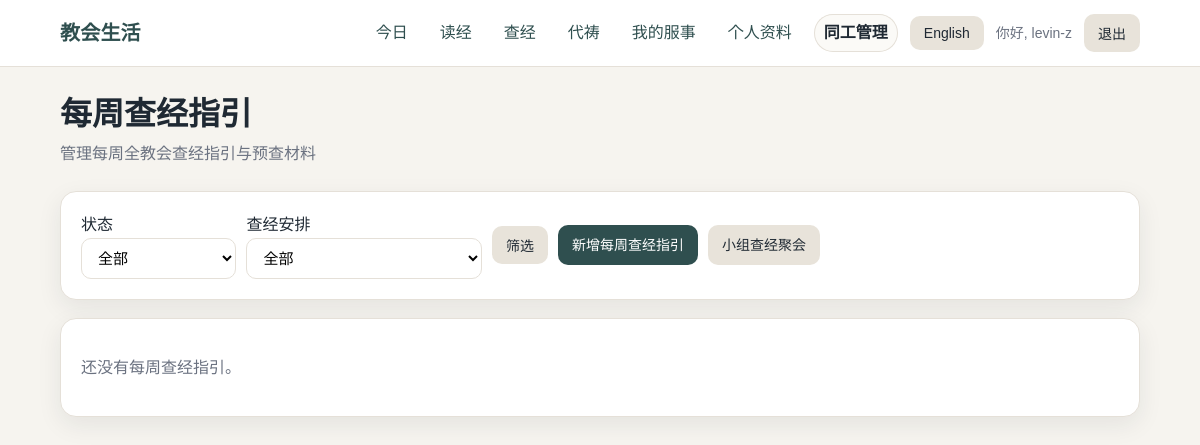
Page /studies/lessons/manage/ (signed in) on the earlier database version.
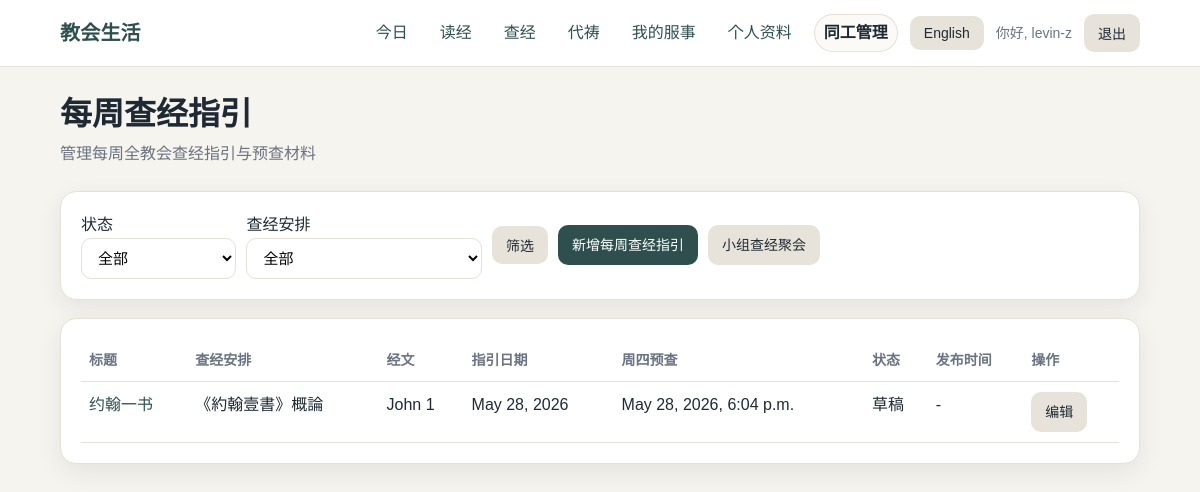
Same page on the later database version.
### accounts/models.py (models this page shows, shortened)
class Profile(models.Model):
    LANGUAGE_CHOICES = [
        ("zh", "中文"),
        ("en", "English"),
    ]
    user = models.OneToOneField(
        settings.AUTH_USER_MODEL,
        on_delete=models.CASCADE,
        related_name="profile",
    )
    small_group = models.ForeignKey(
        SmallGroup,
        on_delete=models.SET_NULL,
        null=True,
        blank=True,
        related_name="members",
    )
    preferred_language = models.CharField(
        max_length=2,
        choices=LANGUAGE_CHOICES,
        default="zh",
    )
    must_change_password = models.BooleanField(default=False)

### studies/models.py (models this page shows, shortened)
class BibleStudyLesson(models.Model):
    STATUS_DRAFT = "draft"
    STATUS_PUBLISHED = "published"
    STATUS_COMPLETED = "completed"
    STATUS_CANCELLED = "cancelled"
    STATUS_CHOICES = [
        (STATUS_DRAFT, "Draft"),
        (STATUS_PUBLISHED, "Published"),
        (STATUS_COMPLETED, "Completed"),
        (STATUS_CANCELLED, "Cancelled"),
    ]
    series = models.ForeignKey(
        BibleStudySeries,
        on_delete=models.CASCADE,
        related_name="lessons",
    )
    title = models.CharField(max_length=180)
    title_en = models.CharField(max_length=180, blank=True, default="")
    scripture_reference = models.CharField(max_length=180, blank=True, default="")
    lesson_date = models.DateField()
    prestudy_datetime = models.DateTimeField(null=True, blank=True)
    pastor_guide_body = models.TextField(blank=True, default="")
    pastor_guide_body_en = models.TextField(blank=True, default="")
    global_discussion_questions = models.TextField(blank=True, default="")
    global_discussion_questions_en = models.TextField(blank=True, default="")
    prestudy_notes = models.TextField(blank=True, default="")
    prestudy_notes_en = models.TextField(blank=True, default="")
    status = models.CharField(
        max_length=32,
        choices=STATUS_CHOICES,
        default=STATUS_DRAFT,
    )
    published_at = models.DateTimeField(null=True, blank=True)
    created_by = models.ForeignKey(
        settings.AUTH_USER_MODEL,
        on_delete=models.SET_NULL,
        null=True,
        blank=True,
        related_name="created_bible_study_lessons",
    )
    created_at = models.DateTimeField(auto_now_add=True)
    updated_at = models.DateTimeField(auto_now=True)
    class Meta:
        ordering = ["-lesson_date", "-prestudy_datetime"]
    def get_title(self, language="zh"):
        if language == "en" and self.title_en:
            return self.title_en
        return self.title

class BibleStudySeries(models.Model):
    SCOPE_GLOBAL = "global"
    SCOPE_MINISTRY_CONTEXT = "ministry_context"
    SCOPE_DISTRICT = "district"
    SCOPE_SMALL_GROUP = "small_group"
    SCOPE_CHOICES = [
        (SCOPE_GLOBAL, "Global"),
        (SCOPE_MINISTRY_CONTEXT, "Ministry Context"),
        (SCOPE_DISTRICT, "District"),
        (SCOPE_SMALL_GROUP, "Small Group"),
    ]
    STATUS_DRAFT = "draft"
    STATUS_PUBLISHED = "published"
    STATUS_COMPLETED = "completed"
    STATUS_CANCELLED = "cancelled"
    STATUS_CHOICES = [
        (STATUS_DRAFT, "Draft"),
        (STATUS_PUBLISHED, "Published"),
        (STATUS_COMPLETED, "Completed"),
        (STATUS_CANCELLED, "Cancelled"),
    ]
    title = models.CharField(max_length=160)
    title_en = models.CharField(max_length=160, blank=True, default="")
    description = models.TextField(blank=True, default="")
    description_en = models.TextField(blank=True, default="")
    start_date = models.DateField(null=True, blank=True)
    end_date = models.DateField(null=True, blank=True)
    status = models.CharField(
        max_length=32,
        choices=STATUS_CHOICES,
        default=STATUS_DRAFT,
    )
    published_at = models.DateTimeField(null=True, blank=True)
    created_by = models.ForeignKey(
        settings.AUTH_USER_MODEL,
        on_delete=models.SET_NULL,
        null=True,
        blank=True,
        related_name="created_bible_study_schedules",
    )
    scope_type = models.CharField(
        max_length=32,
        choices=SCOPE_CHOICES,
        default=SCOPE_GLOBAL,
    )
    ministry_context = models.ForeignKey(
        MinistryContext,
        on_delete=models.SET_NULL,
        null=True,
        blank=True,
        related_name="bible_study_series",
    )
    district = models.ForeignKey(
        District,
        on_delete=models.SET_NULL,
        null=True,
        blank=True,
        related_name="bible_study_schedules",
    )
    small_group = models.ForeignKey(
        SmallGroup,
        on_delete=models.SET_NULL,
        null=True,
        blank=True,
        related_name="bible_study_schedules",
    )
    is_active = models.BooleanField(default=True)
    created_at = models.DateTimeField(auto_now_add=True)
    updated_at = models.DateTimeField(auto_now=True)
    class Meta:
        ordering = ["title"]
    def get_title(self, language="zh"):
        if language == "en" and self.title_en:
            return self.title_en
        return self.title

### studies/views.py (the view)
@login_required
def bible_study_lesson_manage_list(request):
    language = get_user_language(request)
    if not can_manage_bible_studies(request.user):
        messages.error(request, study_ui_text(language, "no_permission"))
        return redirect("study_session_list")
    status = (request.GET.get("status") or "").strip()
    series_id = (request.GET.get("series") or "").strip()
    lessons = BibleStudyLesson.objects.select_related("series", "created_by")
    if status:
        lessons = lessons.filter(status=status)
    if series_id:
        lessons = lessons.filter(series_id=series_id)
    return render(
        request,
        "studies/bible_study_lesson_manage_list.html",
        {
            "lessons": lessons,
            "series_options": BibleStudySeries.objects.filter(
                is_active=True,
            ).order_by("title"),
            "status": status,
            "series_id": series_id,
            "status_choices": BibleStudyLesson.STATUS_CHOICES,
        },
    )

### templates/studies/bible_study_lesson_manage_list.html (shortened to what this page needs)
{% extends "base.html" %}
{% load study_extras %}
{% block content %}
<div class="page-header">
    <h1 class="page-title">{% if language == "zh" %}每周查经指引{% else %}Weekly Bible Study Guides{% endif %}</h1>
    <p class="page-subtitle">
        {% if language == "zh" %}管理每周全教会查经指引与预查材料{% else %}Manage weekly church-wide Bible Study guides and pre-study material{% endif %}
    </p>
</div>
<div class="card">
    <form method="get" class="actions">
        <label>
            {% if language == "zh" %}状态{% else %}Status{% endif %}
            <select name="status">
                <option value="">{% if language == "zh" %}全部{% else %}All{% endif %}</option>
            </select>
        </label>
        <label>
            {% if language == "zh" %}查经安排{% else %}Bible Study Schedule{% endif %}
            <select name="series">
                <option value="">{% if language == "zh" %}全部{% else %}All{% endif %}</option>
            </select>
        </label>
        <button type="submit" class="button-secondary">
            {% if language == "zh" %}筛选{% else %}Filter{% endif %}
        </button>
        <a class="button" href="{% url 'create_bible_study_lesson' %}">
            {% if language == "zh" %}新增每周查经指引{% else %}New Weekly Bible Study Guide{% endif %}
        </a>
        <a class="button button-secondary" href="{% url 'bible_study_meeting_manage_list' %}">
            {% if language == "zh" %}小组查经聚会{% else %}Small Group Meetings{% endif %}
        </a>
    </form>
</div>
{% if lessons %}
<div class="card">
    <div class="table-wrap">
        <table>
            <thead>
                <tr>
                    <th>{% if language == "zh" %}标题{% else %}Title{% endif %}</th>
                    <th>{% if language == "zh" %}查经安排{% else %}Bible Study Schedule{% endif %}</th>
                    <th>{% if language == "zh" %}经文{% else %}Scripture{% endif %}</th>
                    <th>{% if language == "zh" %}指引日期{% else %}Guide Date{% endif %}</th>
                    <th>{% if language == "zh" %}周四预查{% else %}Thursday Pre-study{% endif %}</th>
                    <th>{% if language == "zh" %}状态{% else %}Status{% endif %}</th>
                    <th>{% if language == "zh" %}发布时间{% else %}Published{% endif %}</th>
                    <th>{% if language == "zh" %}操作{% else %}Actions{% endif %}</th>
                </tr>
            </thead>
            <tbody>
                {% for lesson in lessons %}
                <tr>
                    <td>
                        <a href="{% url 'bible_study_lesson_detail' lesson.id %}">
                            {{ lesson|study_lesson_title:language }}
                        </a>
                    </td>
                    <td>{{ lesson.series|study_series_title:language }}</td>
                    <td>{{ lesson.scripture_reference|default:"-" }}</td>
                    <td>{{ lesson.lesson_date }}</td>
                    <td>{{ lesson.prestudy_datetime|default:"-" }}</td>
                    <td>{{ lesson|study_status_label:language }}</td>
                    <td>{{ lesson.published_at|default:"-" }}</td>
                    <td>
                        <a class="button button-secondary"
                           href="{% url 'edit_bible_study_lesson' lesson.id %}">
                            {% if language == "zh" %}编辑{% else %}Edit{% endif %}
                        </a>
                    </td>
                </tr>
                {% endfor %}
            </tbody>
        </table>
    </div>
</div>
{% else %}
<div class="card">
    <p class="muted">
        {% if language == "zh" %}还没有每周查经指引。{% else %}No weekly Bible Study guides have been created yet.{% endif %}
    </p>
</div>
{% endif %}
{% endblock %}

### templates/base.html (shortened to what this page needs)
{% load static %}
<!doctype html>
<html lang="en">
<head>
    <link rel="stylesheet" href="{% static 'css/app.css' %}">
</head>
<body>
    <header class="site-header">
        <div class="site-header-inner">
            <a class="brand" href="{% url 'home' %}">{{ ui.site_title }}</a>
            <nav class="nav">
                {% if user.is_authenticated %}
                <a class="nav-link{% if active_nav == 'today' %} active{% endif %}"
                   href="{% url 'home' %}">{{ ui.today }}</a>
                <a class="nav-link{% if active_nav == 'reading' %} active{% endif %}"
                   href="{% url 'my_plans' %}">{{ ui.my_plans }}</a>
                <a class="nav-link{% if active_nav == 'bible_study' %} active{% endif %}"
                   href="{% url 'study_session_list' %}">
                    {% if language == "zh" %}查经{% else %}Bible Study{% endif %}
                </a>
                <a class="nav-link{% if active_nav == 'prayer' %} active{% endif %}"
                   href="{% url 'prayer_list' %}">
                    {% if language == "zh" %}代祷{% else %}Prayer{% endif %}
                </a>
                <a class="nav-link{% if active_nav == 'my_serving' %} active{% endif %}"
                   href="{% url 'my_serving' %}">
                    {% if language == "zh" %}我的服事{% else %}My Serving{% endif %}
                </a>
                <a class="nav-link{% if active_nav == 'profile' %} active{% endif %}"
                   href="{% url 'profile' %}">{{ ui.profile }}</a>
                {% if user.is_staff %}
                <details class="nav-staff-menu">
                    <summary class="nav-link{% if active_nav == 'staff' %} active{% endif %}">
                        {% if language == "zh" %}同工管理{% else %}Staff{% endif %}
                    </summary>
                </details>
                {% endif %}
                <form method="post" action="{% url 'change_language' %}" class="inline-form">
                    <button type="submit" class="button-secondary">
                        {{ other_language_label }}
                    </button>
                </form>
                <span class="nav-user">{{ ui.hi }}, {{ user.username }}</span>
                <form method="post" action="{% url 'logout' %}" class="inline-form">
                    <button type="submit" class="button-secondary">{{ ui.logout }}</button>
                </form>
                {% endif %}
            </nav>
        </div>
    </header>
    <main class="container">
        {% block content %}{% endblock %}
    </main>
</body>
</html>

Differences in the rows shown:
added BibleStudyLesson: title.preferred_language "约翰一书", series|study_series_title "《約翰壹書》概論", scripture_reference "John 1", lesson_date "May 28, 2026", prestudy_datetime "May 28, 2026, 6:04 p.m.", status.preferred_language "草稿", published_at "-"
Other differences:
text no longer shown: "还没有每周查经指引。"
text now shown: "标题 查经安排 经文 指引日期 周四预查 状态 发布时间 操作"
